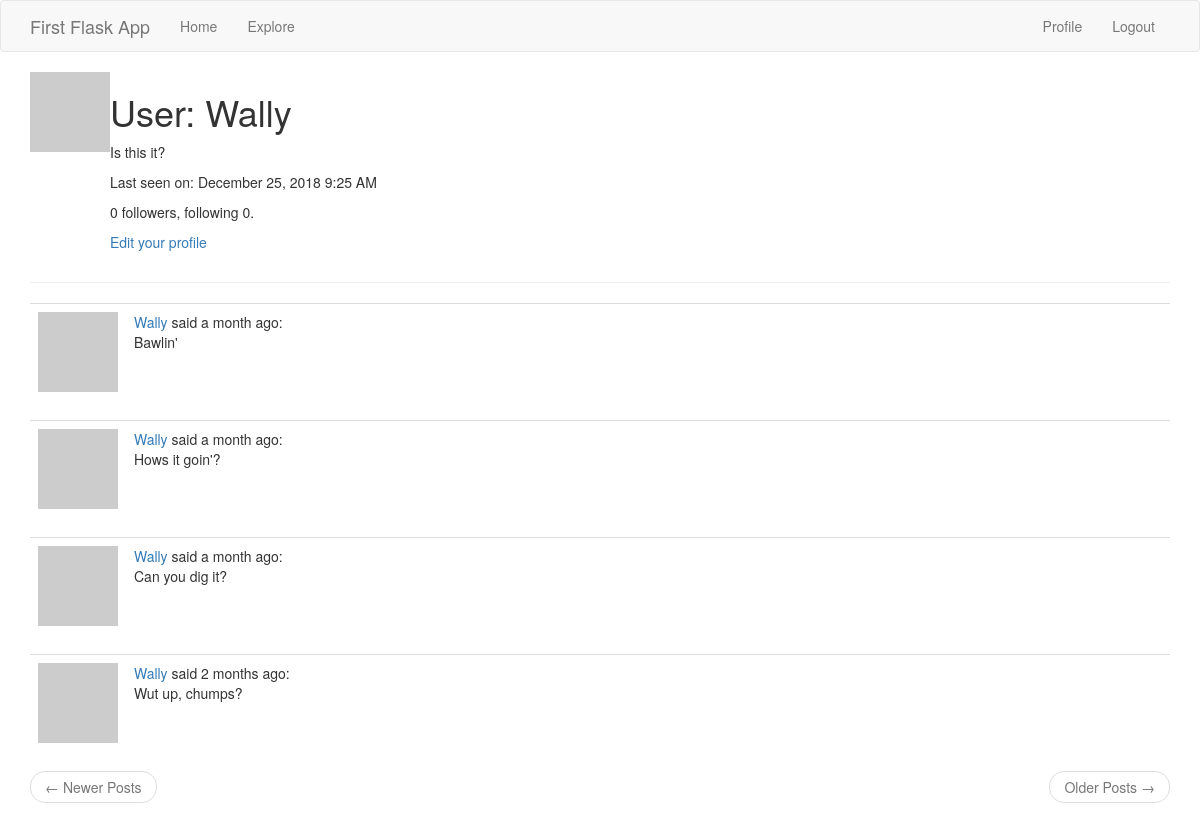
The app's page /user/Wally (signed in), older data.
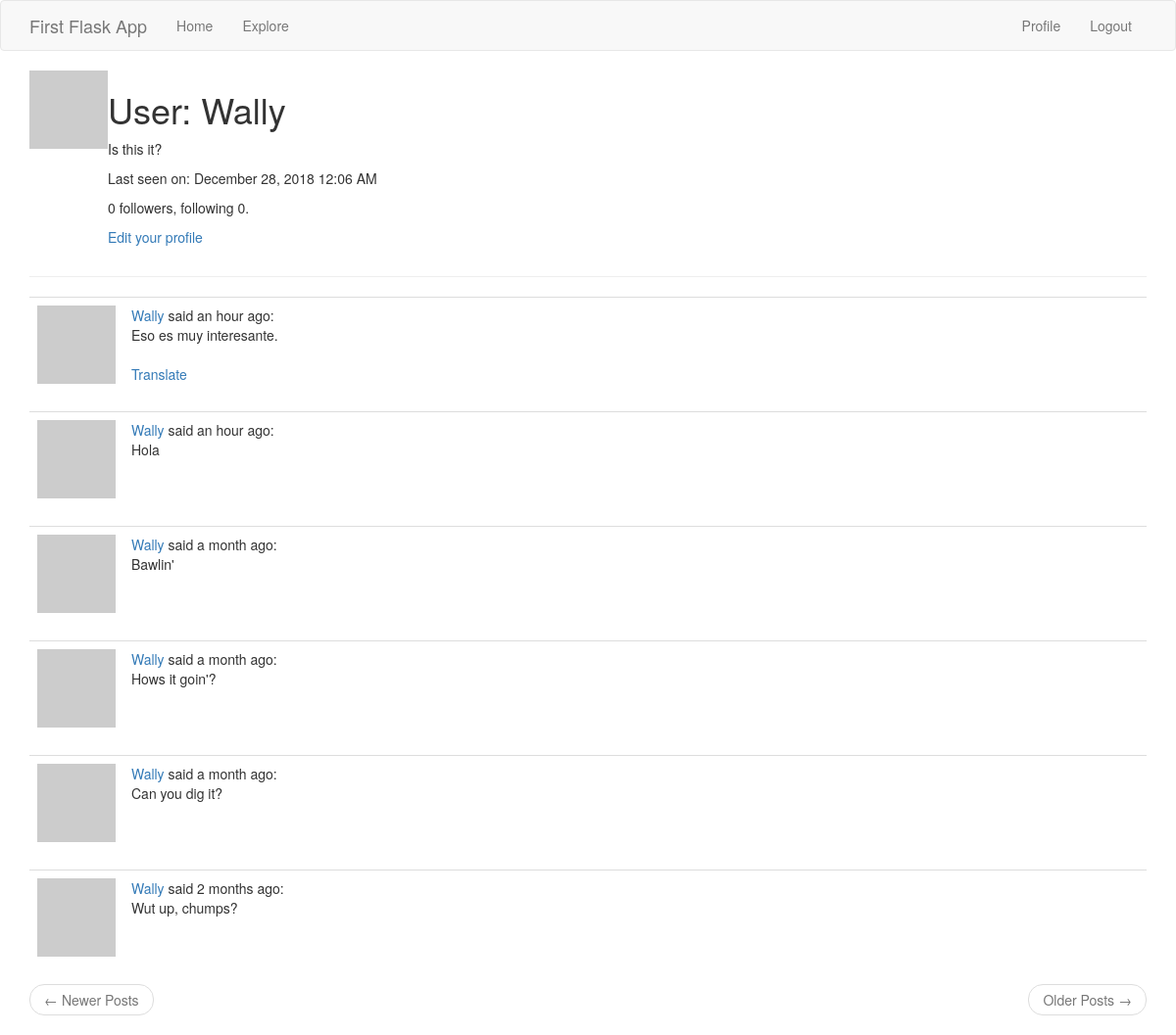
The same page, newer data.
### app/models.py (models this page shows, shortened)
class User(UserMixin, db.Model):
    id = db.Column(db.Integer, primary_key=True)
    username = db.Column(db.String(64), index=True, unique=True)
    email = db.Column(db.String(120), index=True, unique=True)
    password_hash = db.Column(db.String(128))
    about_me = db.Column(db.String(140))
    last_seen = db.Column(db.DateTime, default=datetime.utcnow)
    posts = db.relationship('Post', backref='author', lazy='dynamic')
    followed = db.relationship(
        'User',
        secondary=followers,
        primaryjoin = (followers.c.follower_id == id),
        secondaryjoin = (followers.c.followed_id == id),
        backref = db.backref('followers', lazy = 'dynamic'),
        lazy = 'dynamic'
    )
    def avatar(self, size):
        digest = md5(self.email.lower().encode('utf-8')).hexdigest()
        return 'https://www.gravatar.com/avatar/{}?d=identicon&s={}'\
            .format(digest, size)

class Post(db.Model):
    id = db.Column(db.Integer, primary_key=True)
    body = db.Column(db.String(140))
    timestamp = db.Column(db.DateTime, index=True, default=datetime.utcnow)
    user_id = db.Column(db.Integer, db.ForeignKey('user.id'))
    language = db.Column(db.String(5))

### app/routes.py (the view)
@app.route('/user/<username>')
@login_required
def user(username):
    user = User.query.filter_by(username=username).first_or_404()
    page = request.args.get('page', 1, type=int)
    posts = user.posts.order_by(Post.timestamp.desc()).paginate(
        page,
        app.config['POSTS_PER_PAGE'],
        False
    )
    prev_url = url_for('user', username=username, page=posts.prev_num)\
    if posts.has_prev else None
    next_url = url_for('user', username=username, page=posts.next_num)\
    if posts.has_next else None
    return render_template(
        'user.html',
        user=user,
        posts=posts.items,
        prev_url=prev_url,
        next_url=next_url
    )

### app/models.py (called while the page is built)
@login.user_loader
def load_user(id):
    return User.query.get(int(id))

### app/routes.py (called while the page is built)
@app.before_request
def before_request():
    if current_user.is_authenticated:
        current_user.last_seen = datetime.utcnow()
        db.session.commit()
    g.locale = str(get_locale())

### app/templates/user.html
{% extends "base.html" %}
{% block app_content %}
    <table>
        <tr valign="top">
            <td><img src="{{ user.avatar(128) }}"></td>
            <td>
                <h1>{{ _('User: %(username)s', username=user.username) }}</h1>
                {% if user.about_me %}<p>{{ user.about_me }}</p>{% endif %}
                {% if user.last_seen %}<p>{{ _('Last seen on: %(date)s', date=moment(user.last_seen).format('LLL')) }}</p>{% endif %}
                <p>{{ _('%(followers)s followers, following %(followed)s.', followers=user.followers.count(), followed=user.followed.count()) }}</p>
                {% if user == current_user %}
                <p><a href="{{ url_for('edit_profile') }}">{{ _('Edit your profile') }}</a></p>
                {% elif not current_user.is_following(user) %}
                <p><a href="{{ url_for('follow', username=user.username) }}">{{ _('Follow') }}</a></p>
                {% else %}
                <p><a href="{{ url_for('unfollow', username=user.username) }}">{{ _('Unfollow') }}</a></p>
                {% endif %}
            </td>
        </tr>
    </table>
    <hr>
    {% for post in posts %}
        {% include "_post.html" %}
    {% endfor %}
    <nav aria-label="...">
        <ul class="pager">
            <li class="previous {% if not prev_url %}disabled{% endif %}">
                <a href="{{ prev_url or '#' }}">
                    <span>&larr;</span>
                    {{ _('Newer Posts') }}
                </a>
            </li>
            <li class="next {% if not next_url %}disabled{% endif %}">
                <a href="{{ next_url or '#' }}">
                    {{ _('Older Posts') }}
                    <span>&rarr;</span>
                </a>
            </li>
        </ul>
    </nav>
{% endblock %}

### app/templates/base.html (shortened to what this page needs)
{% extends 'bootstrap/base.html' %}
{% block navbar %}
    <nav class="navbar navbar-default">
        <div class="container">
            <div class="navbar-header">
                <a class="navbar-brand" href="{{ url_for('index') }}">First Flask App</a>
            </div>
            <div class="collapse navbar-collapse" id="bs-example-navbar-collapse-1">
                <ul class="nav navbar-nav">
                    <li><a href="{{ url_for('index') }}">{{ _('Home') }}</a></li>
                    <li><a href="{{ url_for('explore') }}">{{ _('Explore') }}</a></li>
                </ul>
                <ul class="nav navbar-nav navbar-right">
                    {% if current_user.is_anonymous %}
                    <li><a href="{{ url_for('login') }}">{{ _('Login') }}</a></li>
                    {% else %}
                    <li><a href="{{ url_for('user', username=current_user.username) }}">{{ _('Profile') }}</a></li>
                    <li><a href="{{ url_for('logout') }}">{{ _('Logout') }}</a></li>
                    {% endif %}
                </ul>
            </div>
        </div>
    </nav>
{% endblock %}
{% block content %}
    <div class="container">
        {% block app_content %} {% endblock %}
    </div>
{% endblock %}

### app/templates/_post.html (shortened to what this page needs)
<table class="table table-hover">
    <tr>
        <td width="70px">
            <a href="{{ url_for('user', username=post.author.username) }}">
                <img src="{{ post.author.avatar(70) }}">
            </a>
        </td>
        <td>
            {{ _('%(username)s said %(when)s', username=user_link, when=moment(post.timestamp).fromNow()) }}:<br>
            <span id="post{{ post.id }}">{{ post.body }}</span>
{% if post.language and post.language != g.locale %}
            <br><br>
            <span id="translation{{ post.id }}">
                <a href="
                    javascript:translate('#post{{ post.id }}', '#translation{{ post.id }}', '{{ post.language }}', '{{ g.locale }}');
                ">{{ _('Translate') }}</a>
            </span>
{% endif %}
        </td>
    </tr>
</table>

Row changes from the older to the newer data that the page shows:
changed User "User: Wally": last_seen "Last seen on: December 25, 2018 9:25 AM" → "Last seen on: December 28, 2018 12:06 AM"
added Post: body "Eso es muy interesante."
added Post: body "Hola"
